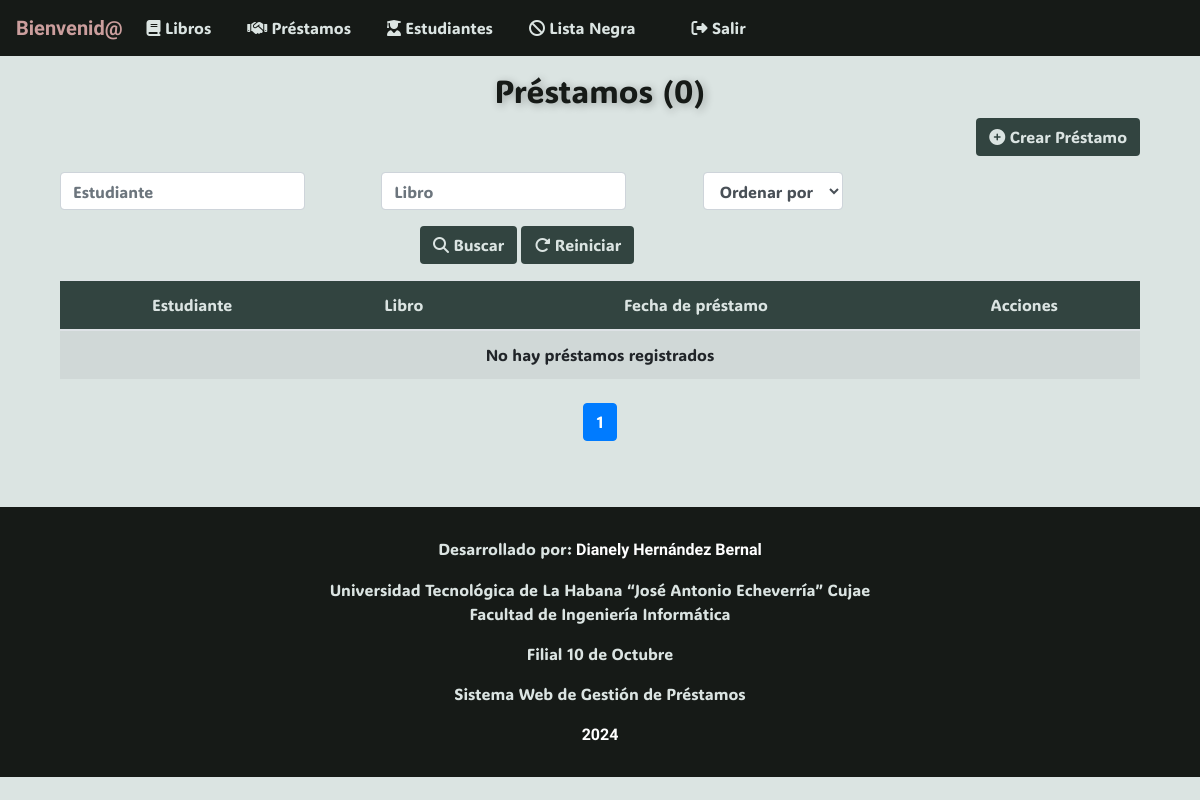
Before: /prestamos/?page=5&buscar_nombre=&buscar_ci=&ordenar_por= with the older database file.
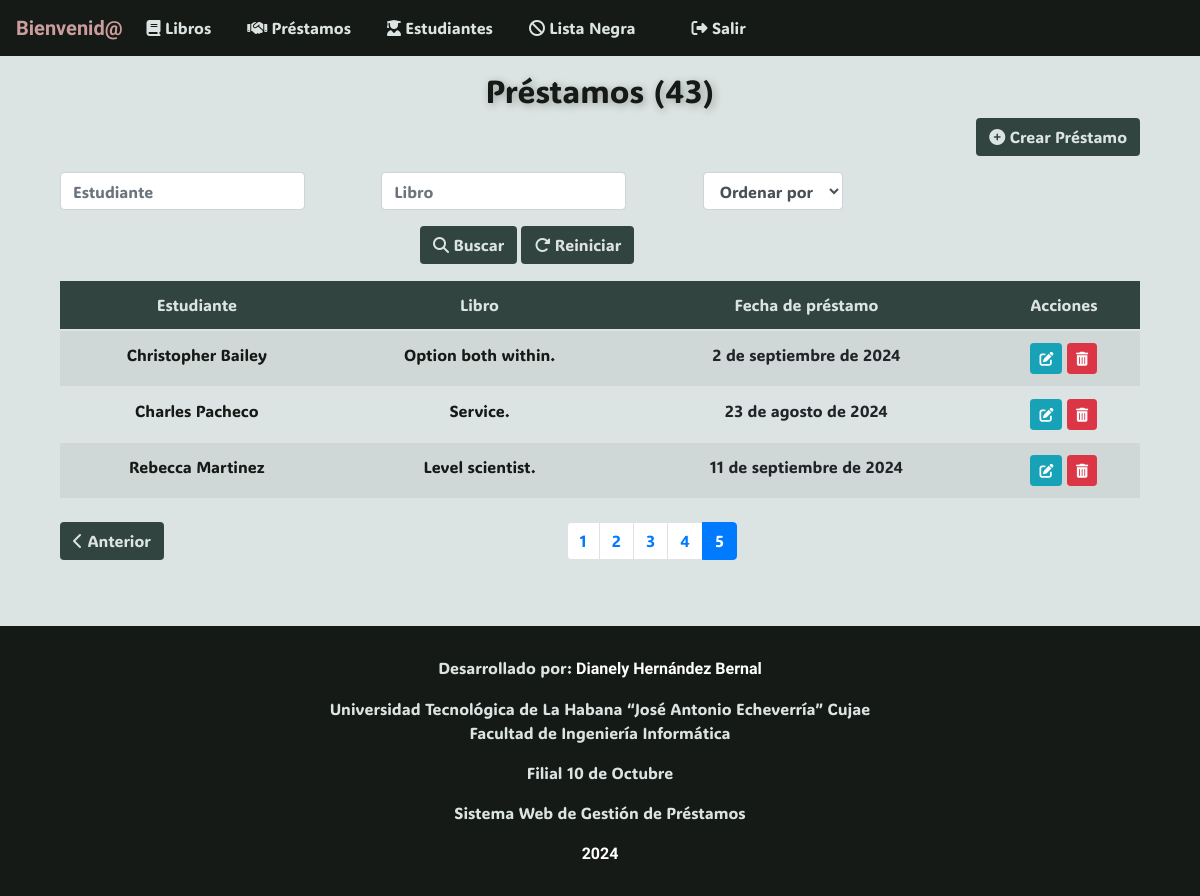
After: the same page with the newer database file.
### app/models.py (models this page shows, shortened)
class Prestamo(models.Model):
    fecha = models.DateField()
    estudiante = models.ForeignKey(Estudiante, on_delete=models.CASCADE)
    libro = models.ForeignKey(Libro, on_delete=models.CASCADE)

class Estudiante(models.Model):
    nombre = models.CharField(max_length=30)
    apellidos = models.CharField(max_length=30)
    edad = models.IntegerField()
    anno_academico = models.IntegerField()
    CI = models.CharField(max_length=11, unique=True, validators=[RegexValidator(r'^\d{11}$')])
    telefono = models.CharField(max_length=8, validators=[RegexValidator(r'^\d{8}$')])

class Libro(models.Model):
    titulo = models.CharField(max_length=30)
    categoria = models.CharField(max_length=30, choices=LIBRO_CATEGORIA)
    cantidad_disponible = models.IntegerField()
    cantidad_prestada = models.IntegerField()
    autor = models.CharField(max_length=30)
    editorial = models.CharField(max_length=30)
    descripcion = models.TextField()

### app/views.py (the view)
# urls.py: path('prestamos/', PrestamoListView.as_view(), name='prestamo-list'),
class PrestamoListView(ListView):
    model = Prestamo
    template_name = 'prestamo_list.html'
    context_object_name = 'prestamos'
    def get_queryset(self):
        queryset = Prestamo.objects.all()
        estudiante = self.request.GET.get('buscar_estudiante', '')
        if estudiante:
            queryset = queryset.filter(estudiante__nombre__icontains=estudiante)
        libro = self.request.GET.get('buscar_libro', '')
        if libro:
            queryset = queryset.filter(libro__titulo__icontains=libro)
        orden = self.request.GET.get("ordenar_por", "")
        if orden:
            queryset = queryset.order_by(orden)
        return queryset
    def get_context_data(self, **kwargs):
        context = super().get_context_data(**kwargs)
        prestamos = self.get_queryset()
        context["cantidad"] = len(prestamos)
        paginator = Paginator(prestamos, 10)
        page = self.request.GET.get("page")
        prestamos = paginator.get_page(page)
        context["prestamos"] = prestamos
        return context

### app/templates/app/prestamo_list.html (shortened to what this page needs)
{% extends 'app/base.html' %}
{% block content %}
<div class="container mt-3">
    <h2 class="text-center display-5" style="animation: pulse 1.5s 1; text-shadow: 2px 2px 8px rgba(0, 0, 0, 0.3);">
        Préstamos ({{ cantidad }})
    </h2>
    <div class="text-right mb-3">
        <a href="{% url 'prestamo-create' %}" class="btn btn-color">
            <i class="fas fa-plus-circle"></i> Crear Préstamo
        </a>
    </div>
    <form method="GET" class="form-inline mb-3">
        <div class="row">
            <div class="col-md-4">
                <input type="text" name="buscar_estudiante" class="form-control" placeholder="Estudiante" value="{{ request.GET.buscar_estudiante }}">
            </div>
            <div class="col-md-4">
                <input type="text" name="buscar_libro" class="form-control" placeholder="Libro" value="{{ request.GET.buscar_libro }}">
            </div>
            <div class="col-md-4">
                <select name="ordenar_por" class="form-control">
                    <option value="">Ordenar por</option>
                </select>
            </div>
            <div class="col-md-12 text-center mt-3">
                <button type="submit" class="btn btn-color"><i class="fas fa-search"></i> Buscar</button>
                <a href="{% url 'prestamo-list' %}" class="btn btn-color"><i class="fas fa-redo-alt"></i> Reiniciar</a>
            </div>
        </div>
    </form>
    <table class="table table-striped text-center">
        <thead class="secondary-color">
            <tr>
                <th>Estudiante</th>
                <th>Libro</th>
                <th>Fecha de préstamo</th>
                <th>Acciones</th>
            </tr>
        </thead>
        <tbody>
            {% for prestamo in prestamos %}
            <tr>
                <td><a href="{% url 'estudiante-detail' prestamo.estudiante.id %}">{{ prestamo.estudiante.nombre }} {{ prestamo.estudiante.apellidos }}</a></td>
                <td><a href="{% url 'libro-detail' prestamo.libro.id %}">{{ prestamo.libro.titulo }}</a></td>
                <td>{{ prestamo.fecha }}</td>
                <td>
                    <a href="{% url 'prestamo-update' prestamo.id %}" class="btn btn-info btn-sm"><i class="fas fa-edit"></i></a>
                    <a href="{% url 'prestamo-delete' prestamo.id %}" class="btn btn-danger btn-sm"><i class="fas fa-trash-alt"></i></a>
                </td>
            </tr>
            {% empty %}
            <tr>
                <td colspan="6" class="text-center">No hay préstamos registrados</td>
            </tr>
            {% endfor %}
        </tbody>
    </table>
    <div class="d-flex justify-content-between mt-4">
        <div>
            {% if prestamos.has_previous %}
                <a href="?page={{ prestamos.previous_page_number }}&buscar_nombre={{ request.GET.buscar_nombre }}&buscar_ci={{ request.GET.buscar_ci }}&ordenar_por={{ request.GET.ordenar_por }}" class="btn btn-color">
                    <i class="fas fa-chevron-left"></i> Anterior
                </a>
            {% endif %}
        </div>
        <div>
            <nav aria-label="Page navigation">
                <ul class="pagination">
                    {% for num in prestamos.paginator.page_range %}
                        {% if prestamos.number == num %}
                            <li class="page-item active">
                                <a class="page-link" href="?page={{ num }}&buscar_nombre={{ request.GET.buscar_nombre }}&buscar_ci={{ request.GET.buscar_ci }}&ordenar_por={{ request.GET.ordenar_por }}">{{ num }}</a>
                            </li>
                        {% elif num > prestamos.number|add:'-5' and num < prestamos.number|add:'5' %}
                            <li class="page-item">
                                <a class="page-link" href="?page={{ num }}&buscar_nombre={{ request.GET.buscar_nombre }}&buscar_ci={{ request.GET.buscar_ci }}&ordenar_por={{ request.GET.ordenar_por }}">{{ num }}</a>
                            </li>
                        {% endif %}
                    {% endfor %}
                </ul>
            </nav>
        </div>
    </div>
</div>
{% endblock %}

Changed rows visible on the page:
added Prestamo: estudiante.nombre "Christopher", estudiante.apellidos "Bailey", libro.titulo "Option both within.", fecha "2 de septiembre de 2024"
added Prestamo: estudiante.nombre "Charles", estudiante.apellidos "Pacheco", libro.titulo "Service.", fecha "23 de agosto de 2024"
added Prestamo: estudiante.nombre "Rebecca", estudiante.apellidos "Martinez", libro.titulo "Level scientist.", fecha "11 de septiembre de 2024"
Other visible differences:
{{ cantidad }}: "0" → "43"
text no longer shown: "No hay préstamos registrados"
text now shown: "Anterior"
list line gone: "1"
new list line: "1"
new list line: "2"
new list line: "3"
new list line: "4"
new list line: "5"
